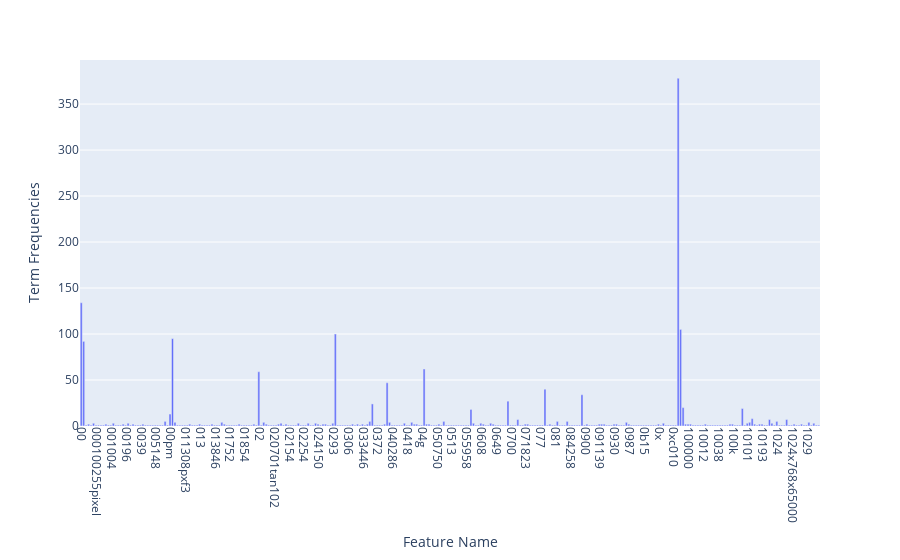

Notebook cell for this chart:
### Markdown cell above
### >>> **Exercise 13 (take home):**
If you want a nicer interactive visualization here, I would encourage you try to install and use plotly to achieve this.

### Code cell
# Answer here
import plotly.express as px

# Create a DataFrame for Plotly Express
data = {
    "Feature Name": count_vect.get_feature_names_out()[:300],
    "Term Frequencies": term_frequencies[:300]
}
df = pd.DataFrame(data)

# Create a bar plot using Plotly Express
fig = px.bar(df, x="Feature Name", y='Term Frequencies')
fig.update_xaxes(tickangle=90)  # Rotate x-axis labels for readability

# Set the figure's size
# fig.update_layout(width=1000, height=300)

# Show the plot
fig.show()

### Figure 1 — Plotly figure (JSON) as saved in the notebook; plotly's stock layout.template omitted (floating-point values rounded to 4 significant figures; data arrays with more than 128 entries replaced by an {"elided": "..."} marker saying what was removed)
{"data": [{"alignmentgroup": "True", "hovertemplate": "Feature Name=%{x}<br>Term Frequencies=%{y}<extra></extra>", "legendgroup": "", "marker": {"color": "#636efa", "pattern": {"shape": ""}}, "name": "", "offsetgroup": "", "orientation": "v", "showlegend": false, "textposition": "auto", "type": "bar", "x": {"elided": "300 str values"}, "xaxis": "x", "y": {"elided": "300 int values"}, "yaxis": "y"}], "layout": {"barmode": "relative", "legend": {"tracegroupgap": 0}, "margin": {"t": 60}, "xaxis": {"anchor": "y", "domain": [0, 1], "tickangle": 90, "title": {"text": "Feature Name"}}, "yaxis": {"anchor": "x", "domain": [0, 1], "title": {"text": "Term Frequencies"}}}}
